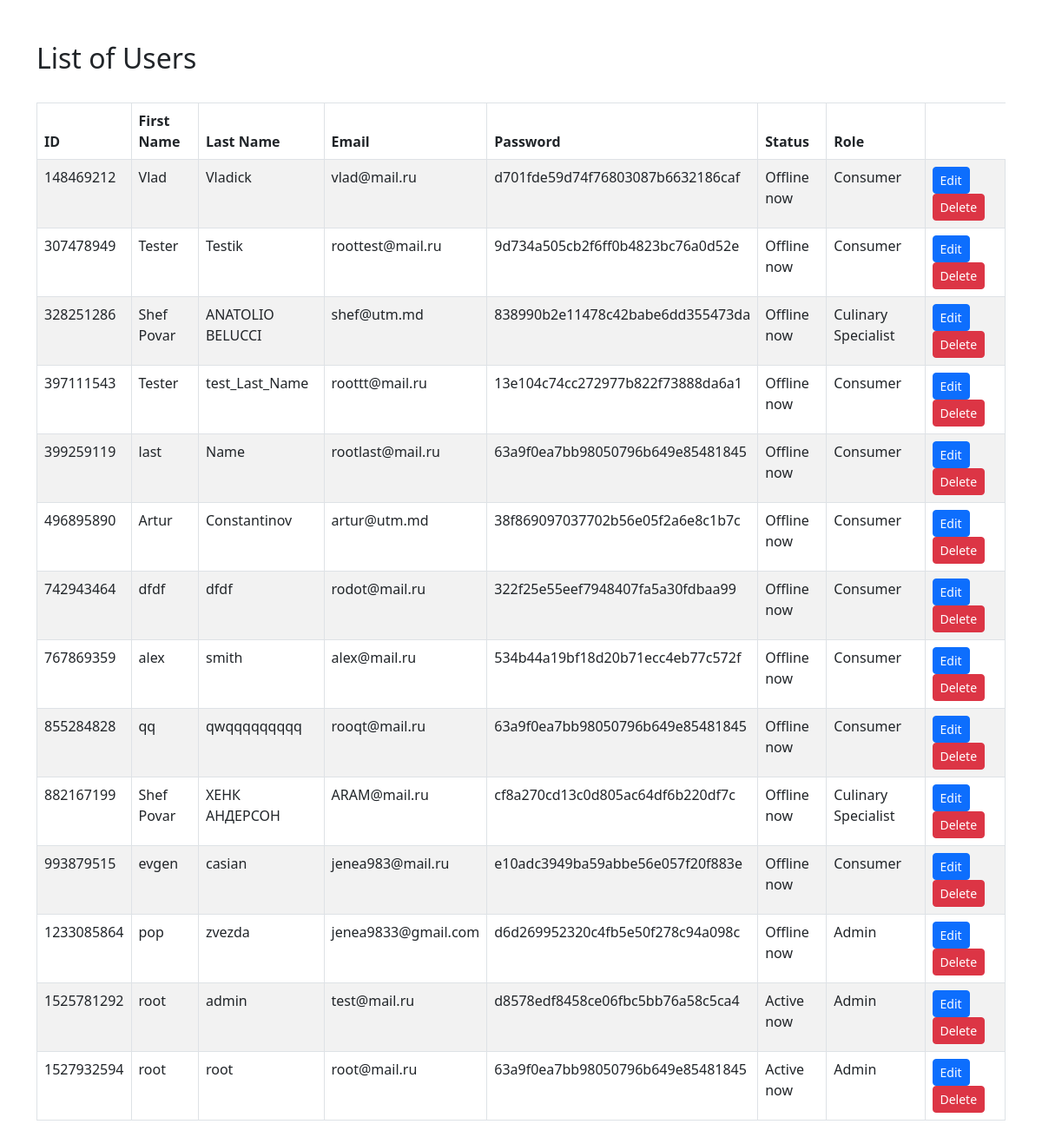
The page /assets/php-crud/users-index.php (signed in) on the database its author committed.
### tables this page shows
CREATE TABLE `users` (
  `unique_id` int(255) NOT NULL,
  `fname` varchar(255) NOT NULL,
  `lname` varchar(255) NOT NULL,
  `email` varchar(255) NOT NULL,
  `password` varchar(255) NOT NULL,
  `img` varchar(255) NOT NULL,
  `status` varchar(255) NOT NULL,
  `role` varchar(255) NOT NULL
);

### assets/php-crud/users-index.php (the view, shortened to what this page needs)
<!DOCTYPE html>
<html lang="en">
<head>
	<link rel="stylesheet" type="text/css" href="https://cdn.jsdelivr.net/npm/bootstrap@5.2.2/dist/css/bootstrap.min.css">
</head>
<body>
	<div class="container my-5">
		<h2>List of Users</h2>
		<br>
		<table class="table table-bordered table-striped">
			<thead>
				<tr>
					<th>ID</th>
					<th>First Name</th>
					<th>Last Name</th>
					<th>Email</th>
					<th>Password</th>
					<th>Status</th>
					<th>Role</th>
				</tr>
			</thead>
			<tbody>
				<?php
				include_once "../php/config.php";
				$sql = "SELECT * FROM users";
				$result = $conn->query($sql);
				while($row = $result->fetch_assoc()){
					echo "
					<tr>
						<td>$row[unique_id]</td>
						<td>$row[fname]</td>
						<td>$row[lname]</td>
						<td>$row[email]</td>
						<td>$row[password]</td>
						<td>$row[status]</td>
						<td>$row[role]</td>
						<td>
							<a class='btn btn-primary btn-sm' href='../php-crud/users-edit.php?unique_id=$row[unique_id]'> Edit </a>
							<a class='btn btn-danger btn-sm' href='../php-crud/users-delete.php?unique_id=$row[unique_id]''> Delete </a>
						</td>
					</tr>
					";
				}
				?>
			</tbody>
		</table>
	</div>
</body>
</html>

### rows shown on the page
users: unique_id "148469212", fname "Vlad", lname "Vladick", email "vlad@mail.ru", password "d701fde59d74f76803087b6632186caf", status "Offline now", role "Consumer"
users: unique_id "307478949", fname "Tester", lname "Testik", email "roottest@mail.ru", password "9d734a505cb2f6ff0b4823bc76a0d52e", status "Offline now", role "Consumer"
users: unique_id "328251286", fname "Shef Povar", lname "ANATOLIO BELUCCI", email "shef@utm.md", password "838990b2e11478c42babe6dd355473da", status "Offline now", role "Culinary Specialist"
users: unique_id "397111543", fname "Tester", lname "test_Last_Name", email "roottt@mail.ru", password "13e104c74cc272977b822f73888da6a1", status "Offline now", role "Consumer"
users: unique_id "399259119", fname "last", lname "Name", email "rootlast@mail.ru", password "63a9f0ea7bb98050796b649e85481845", status "Offline now", role "Consumer"
users: unique_id "496895890", fname "Artur", lname "Constantinov", email "artur@utm.md", password "38f869097037702b56e05f2a6e8c1b7c", status "Offline now", role "Consumer"
users: unique_id "742943464", fname "dfdf", lname "dfdf", email "rodot@mail.ru", password "322f25e55eef7948407fa5a30fdbaa99", status "Offline now", role "Consumer"
users: unique_id "767869359", fname "alex", lname "smith", email "alex@mail.ru", password "534b44a19bf18d20b71ecc4eb77c572f", status "Offline now", role "Consumer"
users: unique_id "855284828", fname "qq", lname "qwqqqqqqqqq", email "rooqt@mail.ru", password "63a9f0ea7bb98050796b649e85481845", status "Offline now", role "Consumer"
users: unique_id "882167199", fname "Shef Povar", lname "ХЕНК АНДЕРСОН", email "ARAM@mail.ru", password "cf8a270cd13c0d805ac64df6b220df7c", status "Offline now", role "Culinary Specialist"
users: unique_id "993879515", fname "evgen", lname "casian", email "jenea983@mail.ru", password "e10adc3949ba59abbe56e057f20f883e", status "Offline now", role "Consumer"
users: unique_id "1233085864", fname "pop", lname "zvezda", email "jenea9833@gmail.com", password "d6d269952320c4fb5e50f278c94a098c", status "Offline now", role "Admin"
users: unique_id "1525781292", fname "root", lname "admin", email "test@mail.ru", password "d8578edf8458ce06fbc5bb76a58c5ca4", status "Active now", role "Admin"
users: unique_id "1527932594", fname "root", lname "root", email "root@mail.ru", password "63a9f0ea7bb98050796b649e85481845", status "Active now", role "Admin"
